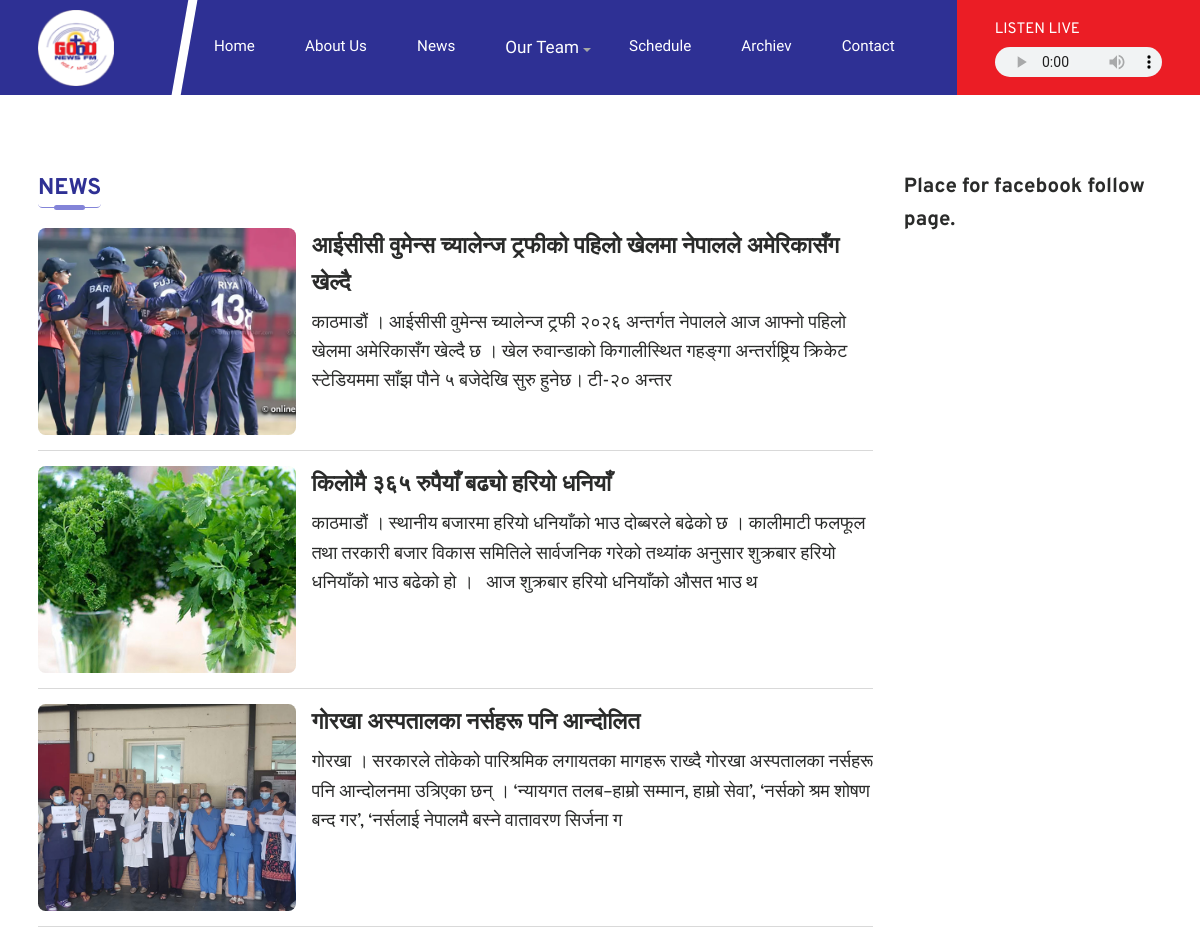
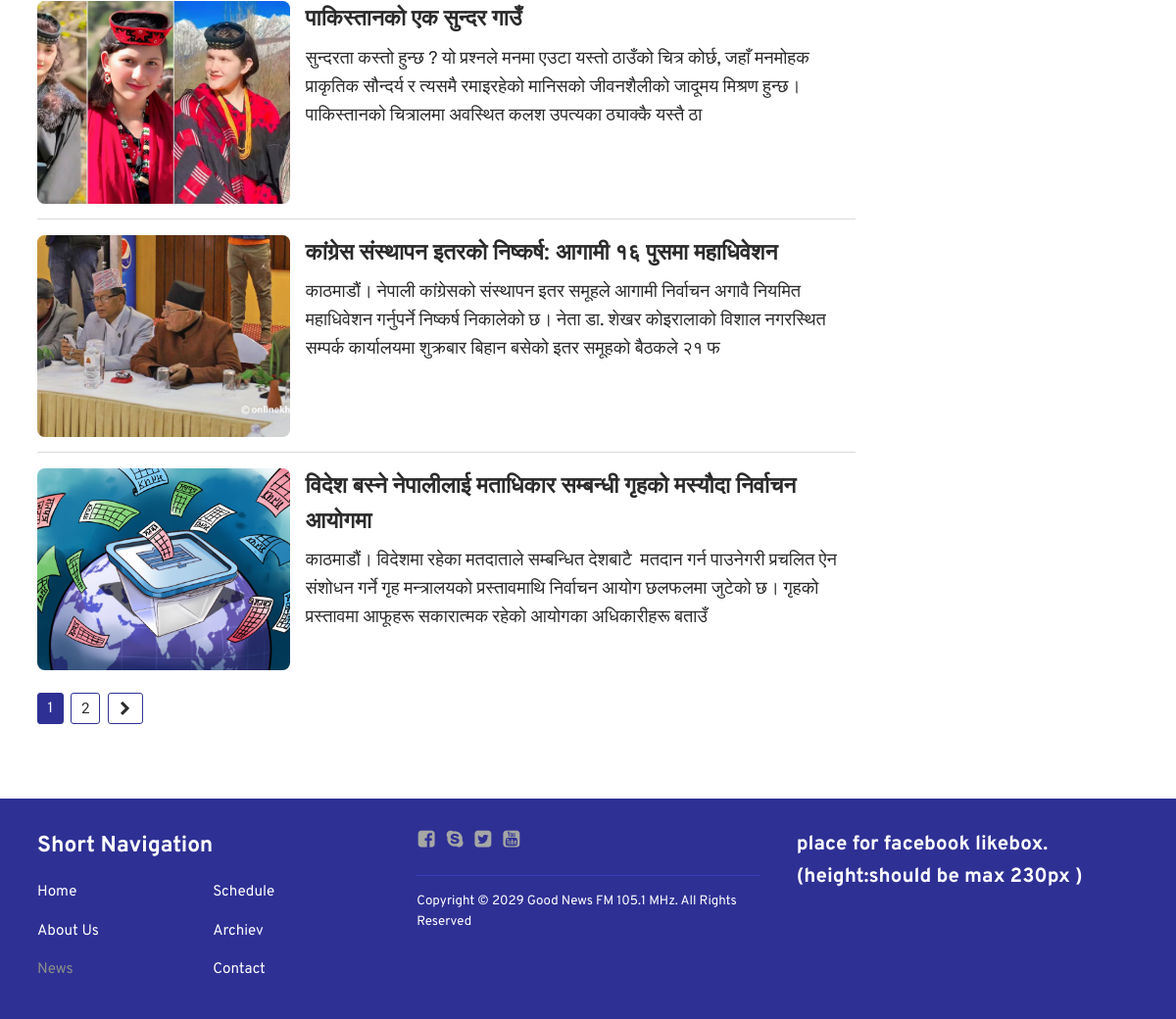
Page /news/ on the committed database (2 pictures, top to bottom).
### fm/models.py (models this page shows, shortened)
class MediaFile(models.Model):
    file = models.FileField(upload_to='cabinet/library/')
    uploaded_at = models.DateTimeField(auto_now_add=True)
    alt_text = models.CharField(max_length=200, blank=True, help_text="Optional description")
    class Meta:
        ordering = ['-uploaded_at']

class NewsPost(models.Model):
    title = models.CharField(max_length=200)
    subtitle = models.CharField(max_length=200, blank=True)
    image = models.ForeignKey(MediaFile, on_delete=models.SET_NULL,
                              null=True, blank=True, related_name='news_images')
    content = HTMLField()
    published_at = models.DateTimeField(default=timezone.now)
    is_published = models.BooleanField(default=True)
    class Meta:
        ordering = ['-published_at']
        verbose_name = 'News Post'
        verbose_name_plural = 'News Posts'

### fmSite/views.py (the view)
# urls.py: path('news/', views.news_list, name='news'),
def news_list(request):
    posts = NewsPost.objects.filter(is_published=True).order_by('-published_at')
    paginator = Paginator(posts, 6)
    page_number = request.GET.get('page')
    page_obj = paginator.get_page(page_number)
    return render(request, 'news.html', {'page_obj': page_obj, 'title': 'News Collection'})

### fm/context_processors.py (called while the page is built)
def site_logo(request):
    logo = SiteLogo.objects.first()
    return {'site_logo': logo}

### fm/templatetags/filters.py (called while the page is built)
@register.filter
def clean_content(value):
    return strip_tags(unescape(value))[:220]

### templates/news.html (shortened to what this page needs)
{% extends 'base.html' %}
{% load static %}
{% load filters %}
{% block content %}
<div class="wrapper dg listing mt80">
	<div class="col_9">
		<h5 class="bl-title">News</h5>
		<div class="listing newslist">
			{% for nl in page_obj %}
			<article class="newslist_item df">
				<a class="img-outer db" href="{% url 'newsDetail' nl.id %}">
					{% if nl.image %}
					<img src="{{ nl.image.file.url }}" alt="{{ nl.title }}">
					{% else %}
					<img src="{% static 'images/default.jpg' %}" alt="{{ nl.title }}">
					{% endif %}
				</a>
				<aside class="newslist_text">
					<a class="db title h3" href="{% url 'newsDetail' nl.id %}">{{nl.title}}</a>
					<p>{{ nl.content|clean_content }}</p>
				</aside>
			</article>
			{% endfor %}
			<div class="mt-3 paginate col_12 df gap-1">
				{% for num in page_obj.paginator.page_range %}
					{% if page_obj.number == num %}
						<span class="page-numbers current">{{ num }}</span>
					{% elif num > page_obj.number|add:-3 and num < page_obj.number|add:3 or num == 1 or num == page_obj.paginator.num_pages %}
						<a class="page-numbers" href="?page={{ num }}">{{ num }}</a>
					{% elif num == page_obj.number|add:-4 or num == page_obj.number|add:4 %}
						<span class="page-numbers">...</span>
					{% endif %}
				{% endfor %}
				{% if page_obj.has_next %}
					<a class="next page-numbers" href="?page={{ page_obj.next_page_number }}"><i class="cf cf-chevron-right"></i></a>
				{% endif %}
			</div>
		</div>
	</div>
	<div class="col_3">
		<h4>Place for facebook follow page.</h4>
	</div>
</div>
{% endblock %}

### templates/header.html (shortened to what this page needs)
{% load static %}
<!DOCTYPE html>
<html lang="en">
<head>
	<link rel="stylesheet" type="text/css" href="{% static 'css/font-styles.css' %}">
	<link rel="stylesheet" type="text/css" href="{% static 'css/owl.carousel.min.css' %}">
	<link rel="stylesheet" type="text/css" href="{% static 'css/jquery.lightbox.min.css' %}">
	<link rel="stylesheet" type="text/css" href="{% static 'css/front.css' %}">
</head>
<body>
	<header class="header">
		<nav class="wrapper df nav">
			<a class="logo" href="{% url 'home' %}">
				{% with logo=site_logo.logo %}
					{% if logo %}
						<img src="{{ logo.file.url }}" alt="Site Logo" class="logo">
					{% else %}
						<img src="{% static 'images/fav.png' %}" alt="Default Logo" class="logo">
					{% endif %}
				{% endwith %}
			</a>
			<ul class="nav_ul df">
				<li class="nav_li">
					<a class="nav_a {% if request.path == '/' %}active{% endif %}" href="{% url 'home' %}">Home</a>
				</li>
				<li class="nav_li">
					<a class="nav_a {% if request.path == '/about' %}active{% endif %}" href="{% url 'about' %}">About Us</a>
				</li>
				<li class="nav_li">
					<a class="nav_a {% if request.path == '/news' %}active{% endif %}" href="{% url 'news' %}">News</a>
				</li>
                <li class="nav_li drop"><a href="#" class="nav_a h5 db {% if request.path == '/team' %}active{% endif %}">Our Team</a>
                </li>
				<li class="nav_li">
					<a class="nav_a {% if request.path == '/program-schedule' %}active{% endif %}" href="{% url 'program-schedule' %}">Schedule</a>
				</li>
				<li class="nav_li">
					<a class="nav_a {% if request.path == '/archiev' %}active{% endif %}" href="{% url 'archiev' %}">Archiev</a>
				</li>
				<li class="nav_li">
					<a class="nav_a {% if request.path == '/contact' %}active{% endif %}" href="{% url 'contact' %}">Contact</a>
				</li>
			</ul>
			<figure class="live dfc">
				<figcaption>Listen Live</figcaption>
				<audio controls>
					<source src="https://streaming.softnep.net:10988/;stream.nsv&type=mp3&volume=60">
				</audio>
			</figure>
		</nav>
	</header>

### static/css/front.css (style rules this page uses)
@media (prefers-reduced-motion: no-preference) { :root { scroll-behavior: smooth; scrollbar-color: #3436a7 #8b8e8b !important; scrollbar-width: thin !important; } }
html { scroll-behavior: smooth; }
@media (max-width: 80em) { html { font-size: 95%; } }
html, body { -webkit-text-size-adjust: 100%; font-family: "Overpass", sans-serif; line-height: 1.6; color: #2A2B2A; -webkit-font-smoothing: antialiased; height: 100%; }
body { font-size: 1rem; }
* { margin: 0; padding: 0; }
*, *::before, *::after { box-sizing: border-box; }
a { font-family: "Chivo", sans-serif; text-decoration: none; color: #2A2B2A; -webkit-transition: 0.5s ease-in-out all; -moz-transition: 0.5s ease-in-out all; -ms-transition: 0.5s ease-in-out all; -o-transition: 0.5s ease-in-out all; transition: 0.5s ease-in-out all; }
ul, ol { list-style-type: none; margin: 0; padding: 0; }
.col_3 { grid-column: span 3; }
.col_9 { grid-column: span 9; }
.col_12 { grid-column: span 12; }
h3, .h3 { font-size: 1.5rem; }
h4, .h4 { font-size: 1.35rem; }
h5, .h5 { font-size: 1.125rem; }
.df { display: flex; }
.db { display: block; }
.dg { display: grid; }
.wrapper { max-width: 100%; margin-left: auto; margin-right: auto; padding-left: 2.5rem; padding-right: 2.5rem; }
.dfc { display: flex; flex-direction: column; }
.dg { grid-template-columns: repeat(12, 1fr); }
img { vertical-align: middle; max-width: 100%; }
.mt80 { margin: 5rem 0 0; }
.img-outer { overflow: hidden; position: relative; }
.img-outer img { height: 100%; object-fit: cover; -webkit-transition: 0.3s ease-in-out all; -moz-transition: 0.3s ease-in-out all; -ms-transition: 0.3s ease-in-out all; -o-transition: 0.3s ease-in-out all; transition: 0.3s ease-in-out all; width: 100%; }
.header { padding: 0.625rem 0; background-color: #2E3094; position: relative; z-index: 3; }
.header:before, .header:after { content: ""; position: absolute; z-index: -1; }
@media (min-width: 992px) { .header:before { width: .6rem; height: calc( 100% + 6px ); background-color: #ffffff; left: 15%; transform: rotate(10deg); top: -3px; } }
.header:after { right: 0; background-color: #EB1D25; }
@media (min-width: 992px) { .header:after { top: 0; height: 100%; width: 16rem; } }
.header .logo { width: 5rem; }
.nav { grid-gap: 2.5rem; align-items: center; justify-content: space-between; position: relative; }
.nav_ul { grid-gap: 1.5rem; }
.nav_li.drop, .nav_li.with-drop { position: relative; }
.nav_li.drop:before, .nav_li.with-drop:before { transition: all ease-in-out .5s; content: ""; border-right: 4px solid transparent; border-left: 4px solid transparent; right: 2px; top: 1.4rem; position: absolute; border-top: 4px solid #A5A7A5; z-index: 1; }
.nav_a { color: #ffffff; display: block; padding: .5rem .9rem; }
.live { color: #ffffff; text-transform: uppercase; grid-gap: 0.3rem; }
.live audio { width: 11rem; height: 2rem; }
.bl-title { text-transform: uppercase; font-size: 1.5rem; color: #2E3094; -webkit-border-radius: 0.3rem; -moz-border-radius: 0.3rem; border-radius: 0.3rem; display: inline-block; position: relative; border-bottom: 1px solid #8384d8; margin: 0 0 1.3rem; }
.bl-title:before { content: ""; width: 2rem; height: .3rem; background-color: #8384d8; position: absolute; bottom: -.15rem; left: calc( 50% - 1rem ); -webkit-border-radius: 0.3rem; -moz-border-radius: 0.3rem; border-radius: 0.3rem; }
.listing { grid-gap: 2rem; }
.listing .newslist_item { grid-gap: 1rem; }
.listing .newslist_item:not(:last-of-type) { margin: 0 0 1rem; padding: 0 0 1rem; border-bottom: 1px solid #d9d9d9; }
.listing .newslist .img-outer { aspect-ratio: 1/.8; -webkit-border-radius: 0.5rem; -moz-border-radius: 0.5rem; border-radius: 0.5rem; }
@media (min-width: 768px) { .listing .newslist .img-outer { width: 17rem; } }
.listing .newslist_text { flex: 1; }
.listing .newslist_text .title { margin: 0 0 0.5rem; font-weight: 600; color: #2A2B2A; }
.listing .newslist_text p { font-size: 1.2rem; display: -webkit-box; -webkit-box-orient: vertical; overflow: hidden; -webkit-line-clamp: 3; }
.paginate { margin-top: 1.5rem; }
.page-numbers { padding: .5rem .63rem .3rem; -webkit-border-radius: 0.2rem; -moz-border-radius: 0.2rem; border-radius: 0.2rem; border: 1px solid #2E3094; line-height: 1; color: #2A2B2A; }
.page-numbers.current, .page-numbers:hover { border-color: #2E3094; color: #ffffff; background-color: #2E3094; }
.page-numbers, .page-numbers.current, .page-numbersspan.page-numbers { margin-right: .5rem; }

### rows in the picture
MediaFile: file (picture)
NewsPost: image.file (picture), title "आईसीसी वुमेन्स च्यालेन्ज ट्रफीको पहिलो खेलमा नेपालले अमेरिकासँग खेल्दै", content|clean_content "काठमाडौं । आईसीसी वुमेन्स च्यालेन्ज ट्रफी २०२६ अन्तर्गत नेपालले आज आफ्नो पहिलो खेलमा अमेरिकासँग खेल्दै छ । खेल रुवान्डाको किगालीस्थित गहङ्गा अन्तर्राष्ट्रिय क्रिकेट स्टेडियममा साँझ पौने ५ बजेदेखि सुरु हुनेछ। टी-२० अन्तर"
NewsPost: image.file (picture), title "किलोमै ३६५ रुपैयाँ बढ्यो हरियो धनियाँ", content|clean_content "काठमाडौं । स्थानीय बजारमा हरियो धनियाँको भाउ दोब्बरले बढेको छ । कालीमाटी फलफूल तथा तरकारी बजार विकास समितिले सार्वजनिक गरेको तथ्यांक अनुसार शुक्रबार हरियो धनियाँको भाउ बढेको हो । आज शुक्रबार हरियो धनियाँको औसत भाउ थ"
NewsPost: image.file (picture), title "गोरखा अस्पतालका नर्सहरू पनि आन्दोलित", content|clean_content "गोरखा । सरकारले तोकेको पारिश्रमिक लगायतका मागहरू राख्दै गोरखा अस्पतालका नर्सहरू पनि आन्दोलनमा उत्रिएका छन् । ‘न्यायगत तलब–हाम्रो सम्मान, हाम्रो सेवा’, ‘नर्सको श्रम शोषण बन्द गर’, ‘नर्सलाई नेपालमै बस्ने वातावरण सिर्जना ग"
NewsPost: image.file (picture), title "पाकिस्तानको एक सुन्दर गाउँ", content|clean_content "सुन्दरता कस्तो हुन्छ ? यो प्रश्नले मनमा एउटा यस्तो ठाउँको चित्र कोर्छ, जहाँ मनमोहक प्राकृतिक सौन्दर्य र त्यसमै रमाइरहेको मानिसको जीवनशैलीको जादूमय मिश्रण हुन्छ। पाकिस्तानको चित्रालमा अवस्थित कलश उपत्यका ठ्याक्कै यस्तै ठा"
NewsPost: image.file (picture), title "कांग्रेस संस्थापन इतरको निष्कर्ष: आगामी १६ पुसमा महाधिवेशन", content|clean_content "काठमाडौं। नेपाली कांग्रेसको संस्थापन इतर समूहले आगामी निर्वाचन अगावै नियमित महाधिवेशन गर्नुपर्ने निष्कर्ष निकालेको छ। नेता डा. शेखर कोइरालाको विशाल नगरस्थित सम्पर्क कार्यालयमा शुक्रबार बिहान बसेको इतर समूहको बैठकले २१ फ"
NewsPost: image.file (picture), title "विदेश बस्ने नेपालीलाई मताधिकार सम्बन्धी गृहको मस्यौदा निर्वाचन आयोगमा", content|clean_content "काठमाडौं। विदेशमा रहेका मतदाताले सम्बन्धित देशबाटै मतदान गर्न पाउनेगरी प्रचलित ऐन संशोधन गर्ने गृह मन्त्रालयको प्रस्तावमाथि निर्वाचन आयोग छलफलमा जुटेको छ। गृहको प्रस्तावमा आफूहरू सकारात्मक रहेको आयोगका अधिकारीहरू बताउँ"

### other values in the picture
{{ num }} "1"
{{ num }} "2"
